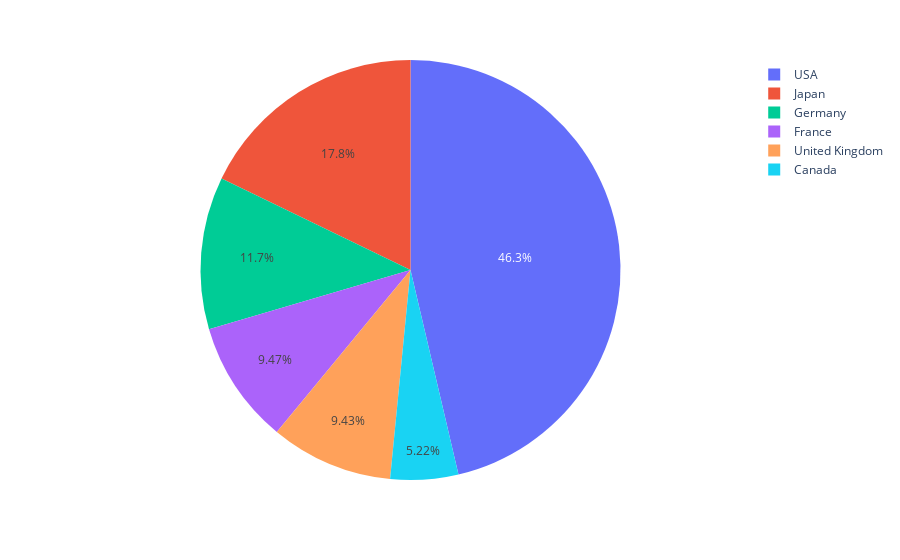

Notebook code cell kept with this figure:
### Code cell
px.pie(
    df2[df2['Country'].isin(list_countries)],
    values='Population', 
    names = 'Country'
)

### Figure 1 — Plotly figure (JSON) as saved in the notebook; plotly's stock layout.template omitted (floating-point values rounded to 4 significant figures)
{"data": [{"domain": {"x": [0, 1], "y": [0, 1]}, "hovertemplate": "Country=%{label}<br>Population=%{value}<extra></extra>", "labels": ["Canada", "France", "Germany", "Japan", "United Kingdom", "USA"], "legendgroup": "", "name": "", "showlegend": true, "type": "pie", "values": [36991981, 67059887, 83132799, 126226568, 66834405, 328239523]}], "layout": {"legend": {"tracegroupgap": 0}, "margin": {"t": 60}}}
